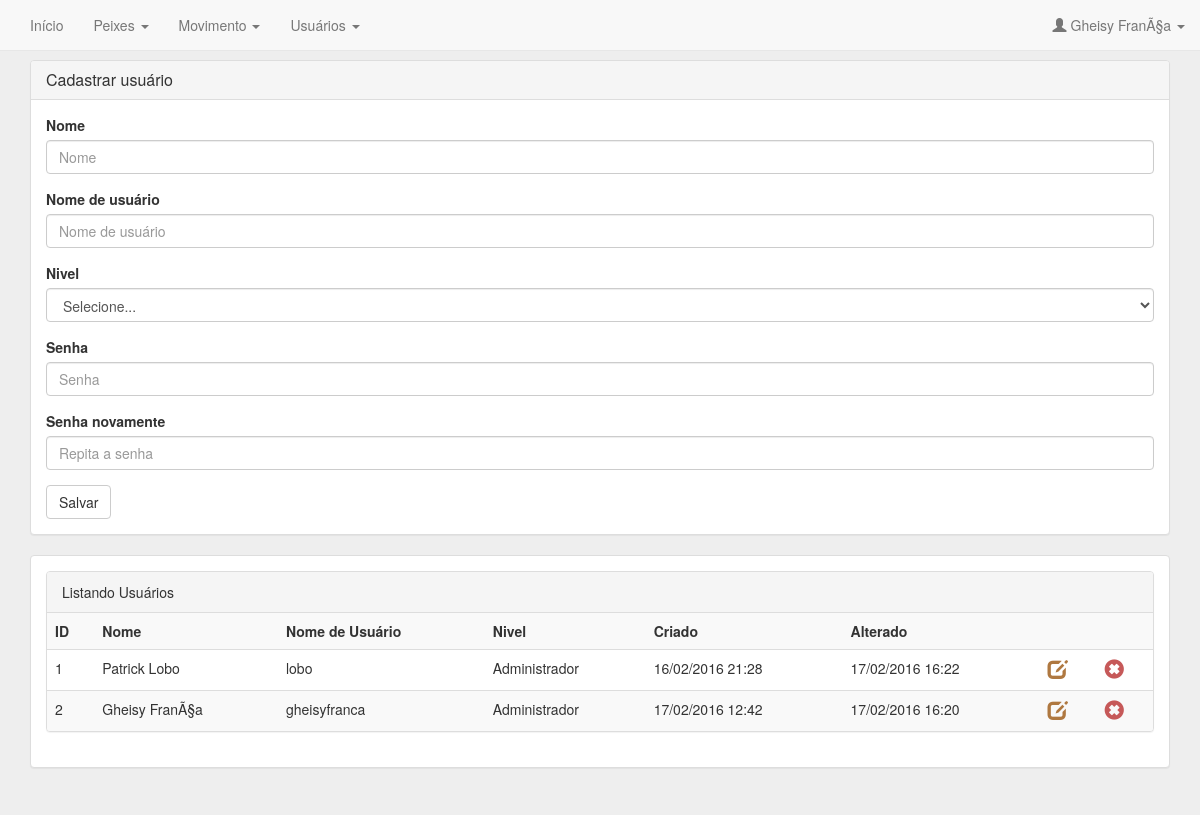
The app's page /usuario/gerenciar (signed in), older data.
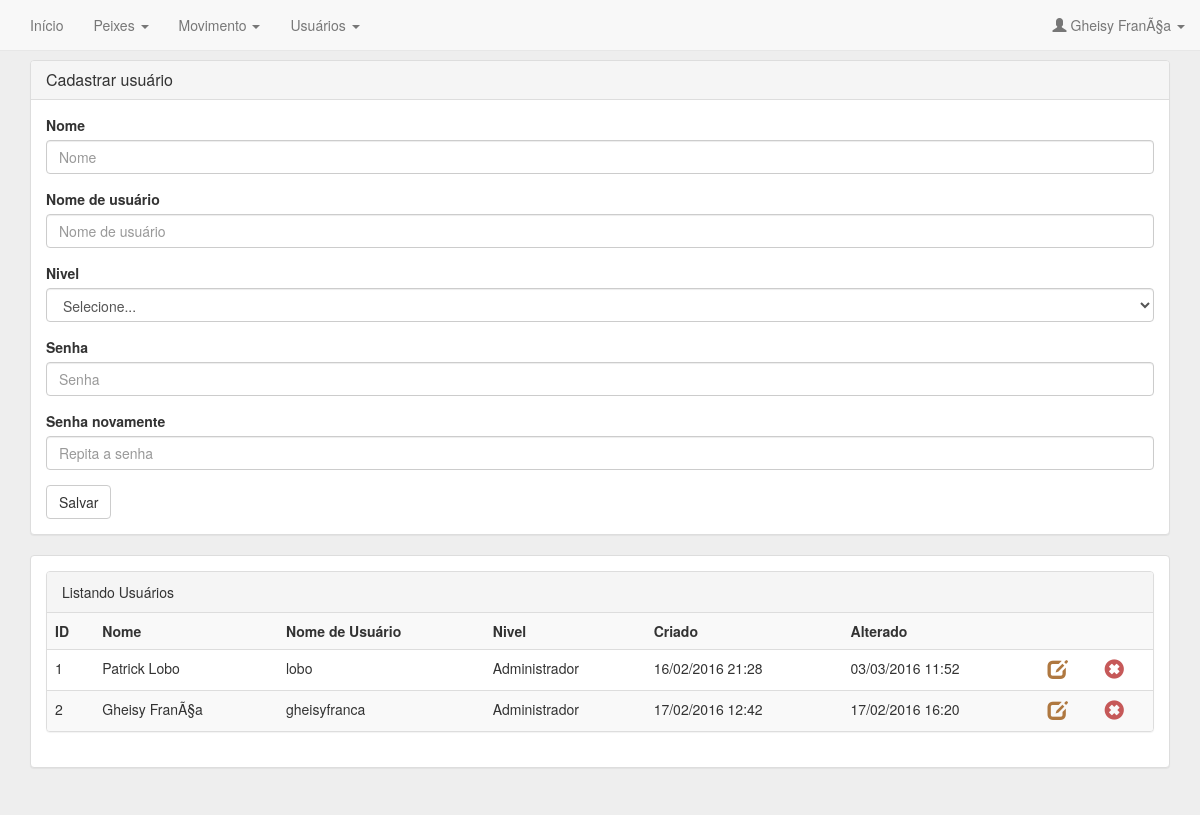
The same page, newer data.
### tables this page shows
CREATE TABLE IF NOT EXISTS `usuario` (
`id` int(11) NOT NULL,
  `nome` varchar(45) NOT NULL,
  `nomeuser` varchar(45) NOT NULL,
  `senha` varchar(200) NOT NULL,
  `nivel` int(11) NOT NULL,
  `criado` timestamp NOT NULL DEFAULT CURRENT_TIMESTAMP,
  `alterado` datetime NOT NULL
);

### controle/UsuarioControle.php (called while the page is built, shortened)
<?php
class UsuarioControle
{
  function gerenciar(){
    require_once "visao/usuario/gerenciar.php";
  }
}
?>

### index.php (called while the page is built)
<?php
require_once "config.php";

### classe/UsuarioBD.php (called while the page is built, shortened)
<?php
class UsuarioBD {
  private $conexao;
  function __construct() {
    $this->conexao = new Conexao();
    $this->conexao->conectar();
  }
  public function getUsuario(){
    $this->vetUsuario = array();
    $this->sql = "SELECT * FROM usuario ";
    $this->conexao->execSQL($this->sql);
    while ($row = $this->conexao->listarResultados()) {
      $this->usuario = new Usuario();
      $this->usuario ->setId($row['id']);
      $this->usuario ->setNome($row['nome']);
      $this->usuario ->setNomeuser($row['nomeuser']);
      $this->usuario ->setNivel($row['nivel']);
      $this->usuario ->setCriado($row['criado']);
      $this->usuario ->setAlterado($row['alterado']);
      array_push($this->vetUsuario, $this->usuario);
    }
    return $this->vetUsuario;
  }
}

### classe/Conexao.php (called while the page is built, shortened)
<?php
class Conexao {
    private $nomeHost;
    private $user;
    private $pass;
    private $banco;
    private $query;
    private $conexao;
    public function __construct($nomeHost = "localhost", $user = "root", $pass = "", $banco = "princomar") {
        $this->nomeHost = $nomeHost;
        $this->user = $user;
        $this->pass = $pass;
        $this->banco = $banco;
    }
    public function conectar() {
        $this->conexao = mysqli_connect("$this->nomeHost", "$this->user", "$this->pass") or die("<h1 align=\"center\">Não foi possível conectar ao servidor mySQL!<h1>");
        if (!empty($this->conexao)) {
            mysqli_select_db($this->conexao, "$this->banco") or die("<h1 align=\"center\">Não foi possivel estabelecer conexão com o banco de dados!<h1>");
        }
    }
    public function execSQL($sql) {
        $this->query = mysqli_query($this->conexao, $sql) or die
                        ("<script> alert(\"Ocorreu um erro no acesso ao banco de dados \\nErro:\\n". mysqli_error($this->conexao)."\");</script>");
        return $this->query;
    }
    public function listarResultados() {
        return mysqli_fetch_assoc($this->query);
    }
}

### classe/Usuario.php (called while the page is built, shortened)
<?php
class Usuario {
  private $id;
  private $nome;
  private $nomeuser;
  private $nivel;
  private $criado;
  private $alterado;
  public function getId() {
    return $this->id;
  }
  public function setId($id) {
    $this->id = $id;
  }
  public function getNome() {
    return $this->nome;
  }
  public function setNome($nome) {
    $this->nome = $nome;
  }
  public function getNomeuser() {
    return $this->nomeuser;
  }
  public function setNomeuser($nomeuser) {
    $this->nomeuser = $nomeuser;
  }
  public function getNivel() {
    return $this->nivel;
  }
  public function descNivel($nivel){
    switch ($nivel) {
      case 1:
      return "Básico";
      break;
      case 3:
      return "Médio";
      break;
      case 9:
      return "Administrador";
      break;
    }
  }
  public function setNivel($nivel) {
    $this->nivel = $nivel;
  }
  public function getCriado() {
    return $this->criado;
  }
  public function setCriado($criado) {
    $this->criado = $criado;
  }
  public function getAlterado() {
    return $this->alterado;
  }
  public function setAlterado($alterado) {
    $this->alterado = $alterado;
  }
}

### classe/Validador.php (called while the page is built, shortened)
<?php
require_once 'Conexao.php';
class Validador {
    public function dataTimeStampToFormatoBrasil($data) {
        if($data == "0000-00-00 00:00:00"){
          return "--/--/---- --:--:--";
        }
        else
        {
          $hora = date("H:i", strtotime($data));
          $ndata = implode("/", array_reverse(explode("-", date("Y-m-d", strtotime($data)))));
          return $ndata." ".$hora;
        }
    }
}

### visao/usuario/gerenciar.php (the view, shortened to what the changed rows need)
<?php
$usuarioBD = new UsuarioBD;
$lista = $usuarioBD->getUsuario();
$validador = new validador;
$usuario = new Usuario;
?>
<br>
<div class="container">
  <div class="panel panel-default">
    <div class="panel-body">
      <div class="panel panel-default">
        <table class="table table-striped">
          <?php  foreach ($lista as $lista):  ?>
              <tr>
              <td>
                <?=$lista->getId()?>
              </td>
              <td>
                <?=$lista->getNome()?>
              </td>
              <td>
                <?=$lista->getNomeuser()?>
              </td>
              <td>
                <?=$usuario->descNivel($lista->getNivel())?>
              </td>
              <td>
                <?=$validador->dataTimeStampToFormatoBrasil($lista->getCriado())?>
              </td>
              <td>
                <?=$validador->dataTimeStampToFormatoBrasil($lista->getAlterado())?>
              </td>
              <td>
                 <a href="<?=DIRETORIO?>usuario/gerenciar/editar/<?=$lista->getId()?>">
                  <span class="icon-editar glyphicon glyphicon-edit" aria-hidden="true"></span>
                </a>
              </td>
              <td>
                <a href="<?=DIRETORIO?>usuario/gerenciar/excluir/<?=$lista->getId()?>">
                  <span class="icon-deletar glyphicon glyphicon-remove-sign" aria-hidden="true"></span>
                </a>
              </td>
            </tr>
          <?php endforeach;?>
      </table>
    </div>
  </div>
</div>

Row changes from the older to the newer data that the page shows:
changed usuario "Patrick Lobo": alterado "17/02/2016 16:22" → "03/03/2016 11:52"
